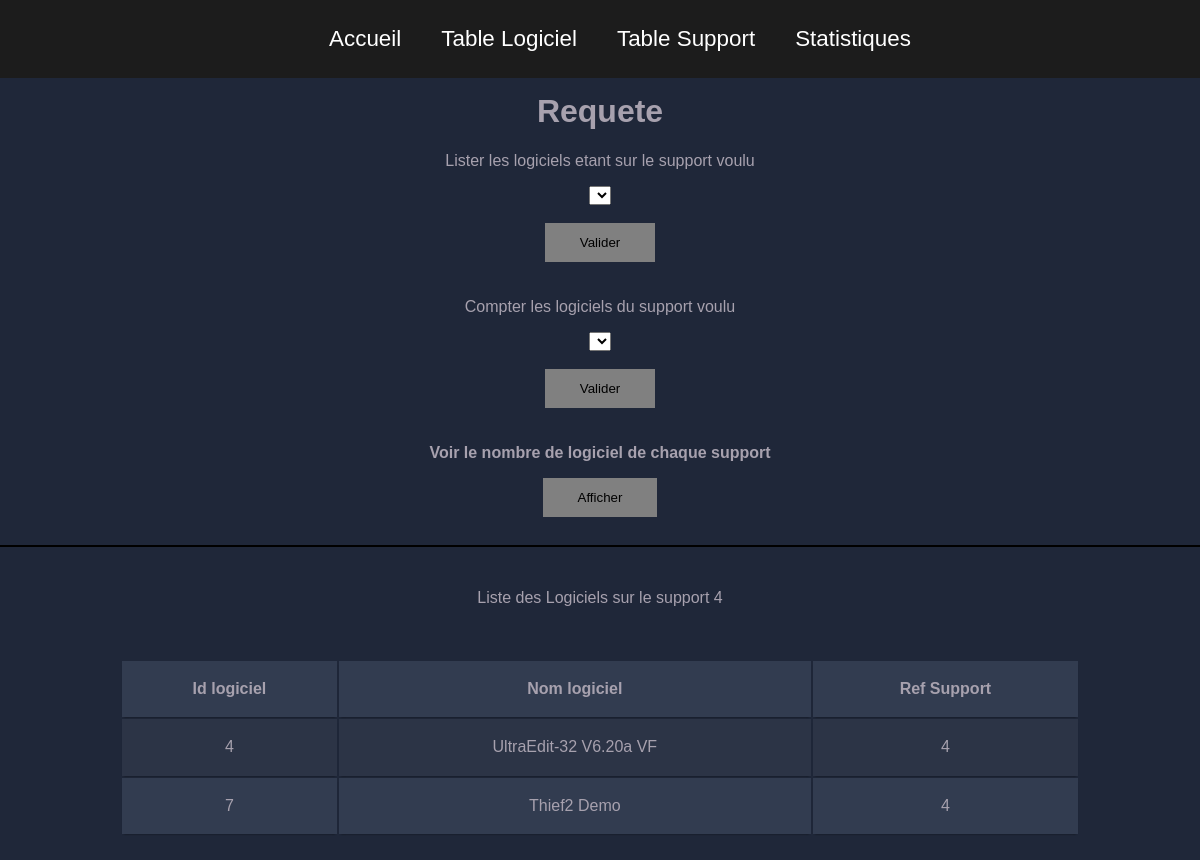
The app's page /Stats.php?numsup=4 with its own data.
### tables this page shows
CREATE TABLE tlogiciel
(	IdL		  INT		NOT NULL 	PRIMARY KEY	AUTO_INCREMENT,
	LibelleL  CHAR( 100 )	NOT NULL ,
    Ref       INT NOT NULL ,

    FOREIGN KEY (Ref) REFERENCES Tsupport(IdS) ON DELETE CASCADE

);

### stats.php (the view, shortened to what this page needs)
<html>
<head>
	<link rel="stylesheet" type="text/css" href="stylecons.css">
</head>
<body>
	<nav>
		<ul class="menu">
			<li><a class="aaa" href="index.php">Accueil</a></li>
			<li><a class="aaa" href="logiciel.php">Table Logiciel</a></li>
			<li><a class="aaa" href="support.php">Table Support</a></li>
			<li><a class="aaa" href="Stats.php">Statistiques</a></li>
		</ul>
	</nav>
	<center><table class="container"><br><br><br><br>
		<h1> Requete </h1>
		<?php
		echo "<form>";
		echo "<p>Lister les logiciels etant sur le support voulu</p><SELECT name='numsup'>";
		echo "</SELECT><br><br>";
		echo "<input class='btn' type='submit' value='Valider'<br>";
		echo "</form>";
		echo "<form>";
		echo "<p>Compter les logiciels du support voulu</p><SELECT name='numsup2'>";
		echo "</SELECT><br><br>";
		echo "<input class='btn' type='submit' value='Valider'<br>";
		echo "</form>";
		echo "<p><strong>Voir le nombre de logiciel de chaque support</strong></p>";
		echo "<A HREF='stats.php?option=requete'><input class='btn' type='submit' value='Afficher'></input></A>";
		function Function1()
		{
			$num  = $_GET['numsup'] ;
			echo "<hr color='black'>";
			echo "<tr> <td><strong>Id logiciel</strong></td><td><strong>Nom logiciel</strong></td><td><strong>Ref Support</strong></td></tr><br>";
			echo "<p>Liste des Logiciels sur le support " .$num.    "</p>";
			$DataBase = mysqli_connect ( "localhost" , "root" , "" ) ;
			mysqli_select_db ( $DataBase, "bdppe" ) ;
			$Requete2 = 'Select * From tlogiciel
			WHERE Ref="'.$num.'"';
			$Resultat2 = mysqli_query ( $DataBase, $Requete2 )  or  die(mysqli_error($DataBase) ) ;
			while (  $ligne = mysqli_fetch_array($Resultat2)  )
			{
				echo "<tr>\n" ;
				echo "<td>" . $ligne['IdL']       . "</td>\n" ;
				echo "<td>" . $ligne['LibelleL']  . "</td>\n" ;
				echo "<td>" . $ligne['Ref']       . "</td>\n" ;
				echo "</tr>\n" ;
			}
		}
		if (isset($_GET['numsup'])){
			Function1();
		}
		?>
	</center>
	<br><br>
</BODY>
</HTML>

### stylecons.css (style rules this page uses)
body { color:#A7A1AE; background-color:#1F2739; margin: 0; font-family:"Lucida Sans Unicode", "Lucida Grande", sans-serif; }
td { height: 30px; text-align: center; font-size: 20px; font-family: "montserrat",sans-serif; }
.container td { font-weight: normal; font-size: 1em; -webkit-box-shadow: 0 2px 2px -2px #0E1119; -moz-box-shadow: 0 2px 2px -2px #0E1119; box-shadow: 0 2px 2px -2px #0E1119; }
.container { overflow: hidden; width: 80%; margin: 0 auto; display: table; margin-bottom: 2%; }
.container td { padding-bottom: 2%; padding-top: 2%; }
.container tr:nth-child(odd) { background-color: #323C50; }
.container tr:nth-child(even) { background-color: #2C3446; }
a { color: #111; transition: 0.5s; }
ul { display: flex; flex-wrap: wrap; justify-content: center; }
li { padding: 10px 20px; font-size: 140%; display: inline-block; width: auto; }
nav { z-index: 1000; position: fixed; width: 100%; background-color: #1c1c1c; height: auto; }
.aaa { color: white; text-decoration: none ; }
.btn { padding: 12px 35px; border: 0; background: gray; color: black; cursor: pointer; transition: 0.5s; margin-bottom: 20px; }
select { width: auto; }

### records on screen
tlogiciel: IdL "4", LibelleL "UltraEdit-32 V6.20a VF", Ref "4"
tlogiciel: IdL "7", LibelleL "Thief2 Demo", Ref "4"

### other values on screen
$num "4"
